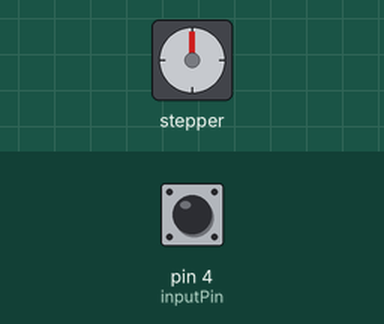
The sketch below on a simulated Arduino Uno, built with avr-gcc and run on an emulated ATmega328P. Shown: stepper motor. Inputs (shaded band) come from the test bench; at power-on: pin 4 (inputPin) HIGH. The local clock reads 2024-03-15 10:24:30 at power-on unless the sketch sets it; stepper angles assume 2038 steps per turn.

Above: at 0.1 s.
At 0.8 s:
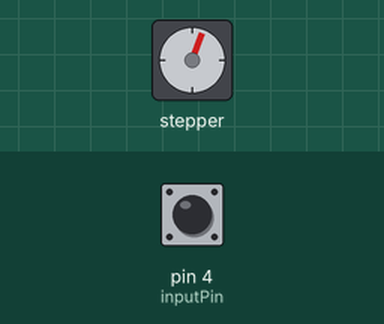
0.9 s: pin 4 (inputPin) pulled LOW for 0.15 s
At 1.7 s:
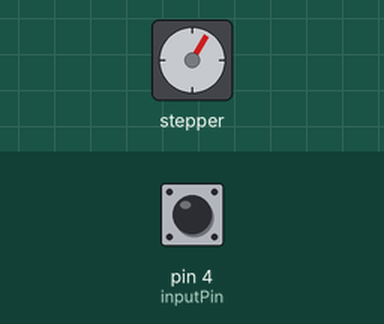
Timing chart, 0 to 3.9 s (numbered marks = the images above; inputs shaded):
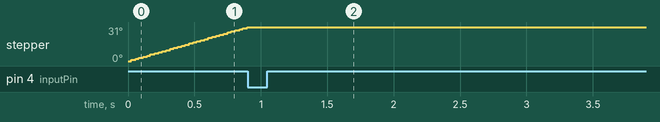

Measured:
- after the input at 0.9 s, stepper: stops changing and stays 31°

The sketch:

porte_complete.ino.ino
```cpp
#include <RTClib.h>
#include <Dusk2Dawn.h>
#include <LowPower.h>
#include <Stepper.h>

////////editable//////////////
//gps + timezone
Dusk2Dawn geneve(46.1200, 6.0900, 1);

int offset_matin = 0;
int offset_soir = 0;

//pin butté
#define inputPin 4

//l'etat de la porte quand homing
bool isOpen = true;

//motor
#define motorPin1 8
#define motorPin2 9
#define motorPin3 10
#define motorPin4 11
float nb_tours = 2.5;

#define STEPS_TOUR 2038  //le nombre d'etape pour faire 1 tour  le moteur en full-step mode fait 2048 en half step mode 4096
///////////////////////////////

Stepper myStepper(STEPS_TOUR, motorPin1, motorPin3, motorPin2, motorPin4);
int limite = nb_tours * STEPS_TOUR;
int step_todo = nb_tours * STEPS_TOUR;
// module de temps
RTC_DS3231 rtc;

void setup() {
  Serial.begin(9600);
  //control time
  rtc.begin();
  //reset / homing
  pinMode(inputPin, INPUT_PULLUP);
  while (digitalRead(inputPin) == HIGH && limite > 0) {
    myStepper.step(1);
    limite--;
    delay(5);
  }
  myStepper.setSpeed(10);

  motorOff();
}

void loop() {
  DateTime now = rtc.now();
  int matin = geneve.sunrise(now.year(), now.month(), now.day(), false) + offset_matin;
  int soir = geneve.sunset(now.year(), now.month(), now.day(), false) + offset_soir;
  int minToday = now.hour() * 60 + now.minute();
  delay(10);

  if (minToday > matin && minToday < soir && isOpen == false) {
    myStepper.step(step_todo);
    isOpen = !isOpen;
    motorOff();
  } else if ((minToday > soir || minToday < matin) && isOpen) {
    myStepper.step(step_todo * -1);
    isOpen = !isOpen;
    motorOff();
  }
  delay(60000);


  // if (minToday < matin)
  //   pause((matin - minToday));
  // else if (minToday < soir)
  //   pause((soir - minToday));
  // else
  //   pause((24 * 60 - minToday));
}

void pause(int minutes) {
  if (minutes <= 0)
    minutes = 1;

  delay(minutes * 60000);
}

//mettre en veille le moteur pour eco batterie
//moteur allumé = 300mA
//moteur éteint = 20mA
void motorOff() {
  digitalWrite(motorPin1, LOW);
  digitalWrite(motorPin2, LOW);
  digitalWrite(motorPin3, LOW);
  digitalWrite(motorPin4, LOW);
}
```
